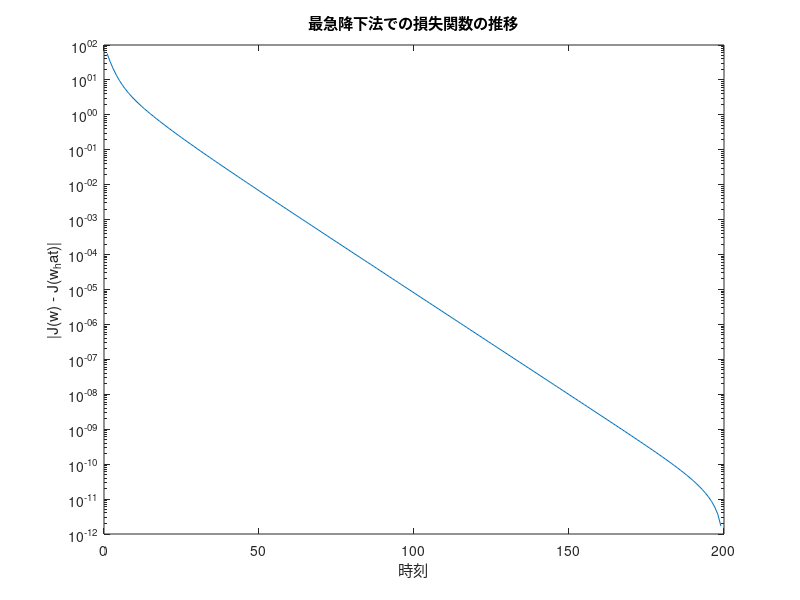

This figure's MATLAB source:
n = 200;
d = 4;
x = 3 * (rand(d, n) - 0.5);
y = (2 * x(1, :) - 1 * x(2 , :) + 0.5 + 0.5 * randn(1, n)) > 0;
y = 2 * y -1;
%単純な最急降下法
lr = 10.^(-1 .* 2) ;% learning rate: const

w = ones(d,1); % initial param.
lambda =1;
loop = 200;
nab_J_step = @(w,x,y) exp(-y*(w'*x))/(1+exp(-y*(w'*x))) *(-y).*(x);
J_step = @(w,x,y) log(1+exp(-y*(w'*x)));
J_history = zeros(loop,1);
for t = 1:loop
    %Calc. nabla J
    nab_Jstep = zeros(d,1);
    for i=1:n
        nab_Jstep = nab_Jstep + nab_J_step(w,x(:,i),y(:,i));
    end
    w = w - lr .* (nab_Jstep +2.* lambda.*w) ;
    % Calc. J
    Jstep = 0;
    for i=1:n
        Jstep = Jstep + J_step(w,x(:,i),y(:,i));
    end
    J_history(t) = Jstep + lambda * (w'*w);
end
w;
predict = 2 * (w'* x >0)-1;
fprintf("Accuracy: %.4f \n",sum(predict==y)/n);
J_history = abs(J_history - J_history(loop) + 1e-18);% 1e-18 : To avoid log(0)
semilogy(J_history(1:loop-1));
title('最急降下法での損失関数の推移')
xlabel('時刻')
ylabel('|J(w) - J(w_hat)|')